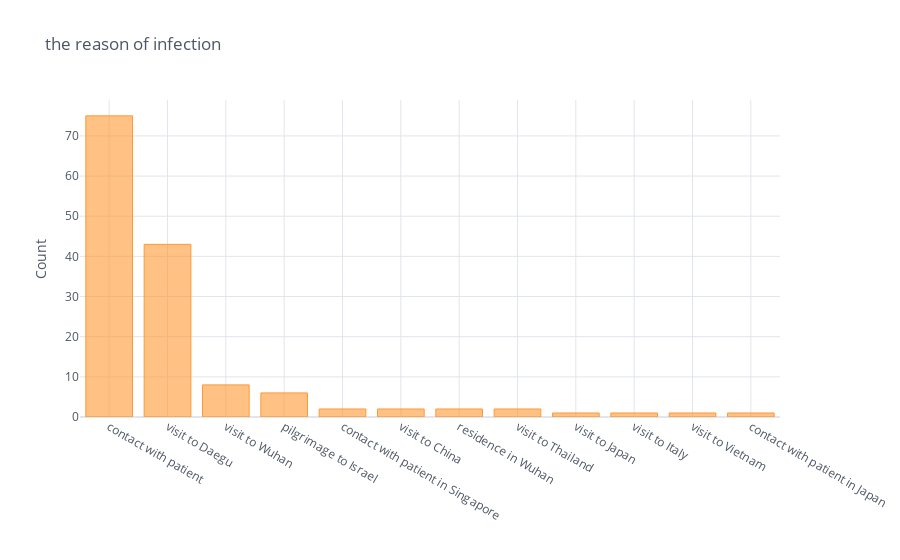

Here is the notebook cell this chart was saved with:
### Code cell
infection_reason_series = patient['infection_reason'].value_counts()
infection_reason_series.iplot(kind='bar', yTitle='Count', title='the reason of infection')

### Figure 1 — Plotly figure (JSON) as saved in the notebook; plotly's stock layout.template omitted (floating-point values rounded to 4 significant figures)
{"data": [{"marker": {"color": "rgba(255, 153, 51, 0.6)", "line": {"color": "rgba(255, 153, 51, 1.0)", "width": 1}}, "name": "infection_reason", "orientation": "v", "text": "", "type": "bar", "x": ["contact with patient", "visit to Daegu", "visit to Wuhan", "pilgrimage to Israel", "contact with patient in Singapore", "visit to China", "residence in Wuhan", "visit to Thailand", "visit to Japan", "visit to Italy", "visit to Vietnam", "contact with patient in Japan"], "y": [75, 43, 8, 6, 2, 2, 2, 2, 1, 1, 1, 1]}], "layout": {"legend": {"bgcolor": "#FFFFFF", "font": {"color": "#4D5663"}}, "paper_bgcolor": "#FFFFFF", "plot_bgcolor": "#FFFFFF", "title": {"font": {"color": "#4D5663"}, "text": "the reason of infection"}, "xaxis": {"gridcolor": "#E1E5ED", "showgrid": true, "tickfont": {"color": "#4D5663"}, "title": {"font": {"color": "#4D5663"}, "text": ""}, "zerolinecolor": "#E1E5ED"}, "yaxis": {"gridcolor": "#E1E5ED", "showgrid": true, "tickfont": {"color": "#4D5663"}, "title": {"font": {"color": "#4D5663"}, "text": "Count"}, "zerolinecolor": "#E1E5ED"}}}
